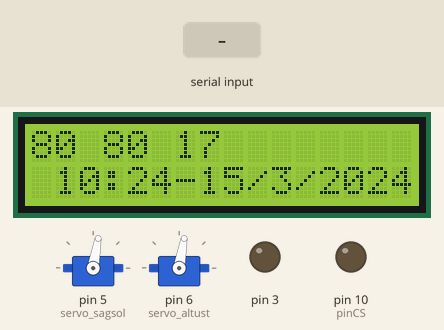
The sketch below on a simulated Arduino Uno, built with avr-gcc and run on an emulated ATmega328P. Shown: 2 × servo, 16×2 character LCD, output pins drawn as LEDs (lit = HIGH). The inputs (shaded band) are chosen by the test bench. The local clock reads 2024-03-15 10:24:30 at power-on unless the sketch sets it; storage starts empty.

Above: at 2.2 s.
2.3 s: "1" received over Serial
At 2.53 s:
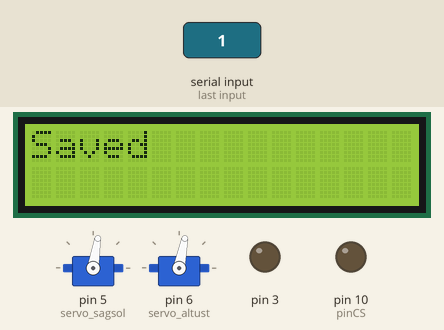
4.8 s: "0" received over Serial
At 5.35 s:
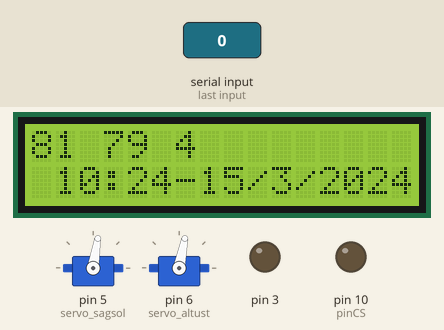
Timing chart, 0 to 7.8 s (numbered marks = the images above; inputs shaded):
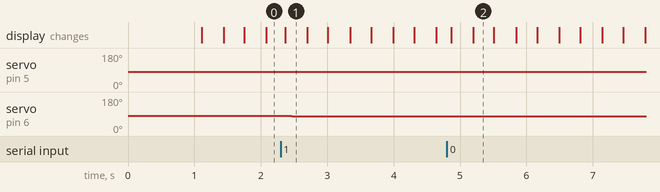

The sketch:

ard_code.ino
```cpp
// Kütüphaneler Eklendi
#include <LiquidCrystal_I2C.h>

#include <LiquidCrystal_I2C.h>

#include <Servo.h>

#include <virtuabotixRTC.h>

#include <SPI.h> // SPI Lıbrary

#include <SD.h> // SD Card Library


//servo variables names
Servo servo_sagsol;
Servo servo_altust;

File file;

//Chip Select For arduino
int pinCS = 10;

//CLK -> 2, Data -> 3, RST -> 4
virtuabotixRTC Clock(2, 3, 4);

LiquidCrystal_I2C lcd(0x27, 16, 2); // Bu kodu kullanırken ekranda yazı çıkmaz ise 0x27 yerine 0x3f yazınız !!

//Variables for servo angles
int pos1 = 80;
int pos2 = 80;

int comingData; //Store coming data from Serial Port
int angle = 1;

int saveLoop = 0;

bool isSDCardReaded = false;
void setup() // 1 kereye mahsus çalışır
{
  //Clock.setDS1302Time(57, 49, 10, 3, 13, 04, 2022);
  pinMode(3, OUTPUT);
  Serial.begin(9600); //C# ile haberleşme hızı
  servo_sagsol.attach(5); //Servo motorların Arduino'da hangi pine bağlı olduğunu tanımlama
  servo_altust.attach(6); //Servo motorların Arduino'da hangi pine bağlı olduğunu tanımlama
  servo_sagsol.write(pos1); //Başlangıçtaki servo açılarını 90 derece olarak ayarlama
  servo_altust.write(pos2); //Başlangıçtaki servo açılarını 90 derece olarak ayarlama

  //LCD başlatma
  lcd.begin();

  // SD Kart Modül Setup
  pinMode(pinCS, OUTPUT);
  if (SD.begin()) {
    lcd.print("SD Worked");
    isSDCardReaded = true;

    delay(1000); // 1 saniye isteğe bağlı bekleme
  } else {
    lcd.print("SD is not working");
    delay(1000);

  }

}

void loop()

{
  if (isSDCardReaded) {
    if (saveLoop <= 50)
      saveLoop += 1;

    lcd.clear();
    lcd.setCursor(0, 0);

    Clock.updateTime();
    String date = (String) Clock.hours + ":" + Clock.minutes + "-" + Clock.dayofmonth + "/" + Clock.month + "/" + Clock.year;
    lcd.setCursor(1, 1);
    lcd.print(date);
    delay(30);

    char myStg[18];
    sprintf(myStg, "%d %d %d", pos1, pos2, saveLoop);
    lcd.setCursor(0, 0);
    lcd.print(myStg);

    if (Serial.available()) // If serial port is available
    {

      if (saveLoop >= 10) {

        file = SD.open("data.txt", FILE_WRITE);
        delay(30);
        if (file) {

          date.concat(" --- ");
          date.concat(myStg);

          file.println(date);
          lcd.clear();
          lcd.setCursor(0, 0);
          lcd.print("Saved");
          file.close();
          saveLoop = 0;
          delay(100);
        } else {
          saveLoop = 0;
          lcd.setCursor(0, 0);
          lcd.clear();
          lcd.print("Not Saved");
          file.close();
          delay(100);

        }

      }

      comingData = Serial.read(); //Read data from serial port

      switch (comingData) //if it is exists
      {

      case '0': //There is no object
        if (pos1 > 180) {
          pos1 = 180;
        }
        if (pos2 > 180) {
          pos2 = 180;
        }
        break;
      case '1': //pos1+ left, pos2- top

        pos1 += angle;
        pos2 -= angle;

        if (pos1 > 180) {
          pos1 = 180;
        }
        if (pos2 > 180) {
          pos2 = 180;
        }
        servo_sagsol.write(pos1);
        servo_altust.write(pos2);
        break;

      case '2': //pos1+ right pos2+ top
        pos1 -= angle;
        pos2 -= angle;

        if (pos2 > 180) {
          pos2 = 180;
        }

        servo_sagsol.write(pos1);
        servo_altust.write(pos2);
        break;

      case '3': // pos1- left, pos2- bottom

        pos1 += angle;
        pos2 += angle;

        if (pos1 < 0) {
          pos1 = 0;
        }
        servo_sagsol.write(pos1);
        servo_altust.write(pos2);
        break;

      case '4': // pos1+ right, pos2- bottom
        pos1 -= angle;
        pos2 += angle;

        if (pos1 > 180) {
          pos1 = 180;
        }
        if (pos2 < 0) {
          pos2 = 0;
        }
        servo_sagsol.write(pos1);
        servo_altust.write(pos2);
        break;

      case '5': // pos2- bottom
        pos2 -= angle;

        if (pos2 < 0) {
          pos2 = 0;
        }
        servo_sagsol.write(pos1);
        servo_altust.write(pos2);

        break;


      case '7': // Object centered

        if (pos1 < 0) {
          pos1 = 0;
        }
        if (pos2 < 0) {
          pos2 = 0;
        }
        break;

      }
    }
  }
}
```

Measured:
- after the input at 2.3 s, servo on pin 5 (servo_sagsol): 80° → 81° after 0.17 s; servo on pin 6 (servo_altust): 80° → 79° after 0.17 s; the display: changes after 0.07 s (image 1)
- after the input at 4.8 s, the display: first changes after 0.07 s (image 2 shows a later state)
